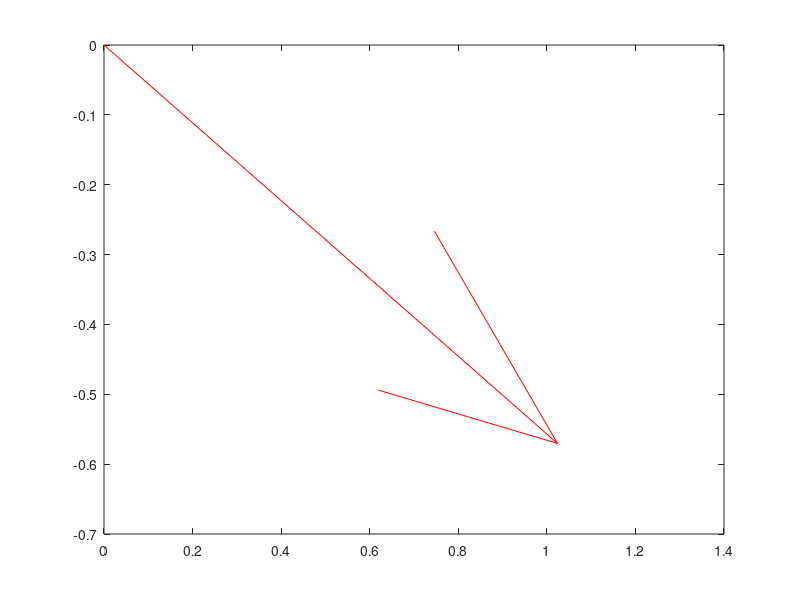

MATLAB code to generate this figure: (Note: this script raises an error after producing the figure.)
clear; close all; clc;

%interpolazione dati
%..

c_p       = 2742.2380 ;      % c_p gas generator from interpolation
T_gg      = 1062;  % K
p_in      = 63.43; % bar
eps       = 16.4;
p_e       = p_in/eps;
o_f       = 0.416; %
g         = 1.128179;
mdot      = 77.92;
omega     = 574.7;

%nostre ipotesi tratte da AIAA ---- Huzel Huang, pp 249
eta_ovrll = 0.6;
noz_ar    = 9.7;
k_n       = 0.96;
eta_n     = k_n^2;
%eta_m     = eta/eta_n;
eps_nt    = 0.97; %area coefficient throat
eps_ne    = 0.95; %area cofficient exit
eps_n     = 0.95; %from AIAA
k_blade   = 0.89; % rotor and stator blade velocity coefficient
eps_blade = 0.95;% stator and rotor blade exit area coefficient

% si assume che il 6% del salto totale avvenga nei rotori e nello statore
% (hp libro AIAA)
dh_tot     = c_p*T_gg * (1 - (1/eps)^((g-1)/g));
dh_nz      = (1 - 0.06)*dh_tot;
p_e_nzz    = p_in*(1 - dh_nz/(c_p*T_gg))^(g/(g-1));
C_zero     = sqrt(2*dh_nz);
C_1        = k_n * C_zero; 
pwr        = 39.45*1e6; %watt

%nozzle reheat
q_n_re      = ((1 - k_n^2)*C_1^2)/(k_n^2);
T_e_nzz_id  = T_gg - dh_nz/c_p;
T_e_nzz     = T_e_nzz_id + q_n_re/c_p;

%pitch line velocity (omega * R_turbina)

U         = 256; %m/s
r_turb    = U/omega; %raggio turbina-rotore (torna con manuale nasa)
vel_ratio = U/C_zero;
%psi       = 0.5*(C_zero/U)^2;

%relazione per cui si massimizza il rendimento della paletta/nozzle
%(dimostrazione su AIAA... + sito)

alfa_1     = acos(4*U/C_1);
alfa_1_deg = alfa_1*(180/pi);

% diagrammi di velocità (km/s)
% criteri di progetto: vogliamo che il vettore uscente dalla turbina sia
% piccolo, e assiale (90 gradi), assumiamo che ogni stadio abbia una
% perdita dovuta a attrito di k = ...

figure;
q1 = quiver(0,0,1e-3*C_1*cos(alfa_1), 1e-3*C_1*sin(-alfa_1),1,'r');
q1.MaxHeadSize = 0.05;
%gtext('U_1')
hold on
C_1_vec =1e-3 * [C_1*cos(-alfa_1), C_1*sin(-alfa_1)];
U_vec   = 1e-3*[U, 0];
V_1_vec = C_1_vec - U_vec;
V_1     = 1e3*norm(V_1_vec);

%angolo relativo beta1
beta_1  = acos(V_1_vec(1,1)/norm(V_1_vec));
beta_1_deg = beta_1*180/pi;
q2 = quiver(0,0, V_1*cos(-beta_1), V_1*sin(-beta_1),1,'r');
q2.MaxHeadSize = 0.09;
q3 = quiver(V_1*cos(-beta_1), V_1*sin(-beta_1), 1e-3*U, 0, 1, 'b');
q2.MaxHeadSize = 0.08;
grid on
grid minor
plot(linspace(-0.5, 1.5, 100), C_1_vec(2)*ones(100,1), ':r', 'LineWidth',1);



% V_2 = eta_vel * V_1;
% V_3 = eta_vel * V_2;
% V_4 = eta_vel * V_3;

%relazione su velocità dopo aver passato la paletta. 
dh_nb = dh_tot*0.06/3;
V_2 =sqrt((k_blade * V_1)^2 + 2*dh_nb); % contributo del salt entalpico
%C_3 = eta_vel * C_2;
%V_4 = eta_vel * V_3;
p_1r_e = p_e_nzz*(1 - dh_nb/(c_p*T_e_nzz));

%vincolo uscita
alfa_4 = 79*pi/180;

dh_iso_tot = c_p * T_gg * (1 - (1/eps)^((g-1)/g));
dh_real    = pwr/mdot;

%e_tot = U*(C_1*cos(alfa_1) + C_2*cos(alfa_2) + C_3*cos(alfa_3) +
%C_4*cos(alfa_4)) con alfa_3 = alfa_1 , alfa_2 incognita e alfa_4 = 90;



%alfa_2 = acos(dh_real/(U*C_2) - (C_1*cos(alfa_1) + C_3*cos(alfa_3) + C_4*cos(alfa_4))/C_2 );
%beta_2 = acos((1/(k_blade*1e3*V_1)) *  (dh_real/U - V_1*1e3*cos(beta_1) - 0.5*V_2*1e3*cos(beta_3) - U));
beta_2 = acos( (dh_real - U*(V_1*cos(beta_1) - U)) / (U*(V_2 + 0.7*V_2)) );
beta_3 = beta_2;
% C_2_vec = 1e-3*[C_2*cos(alfa_2 + pi), C_2*sin(alfa_2 + pi)];
% V_2_vec = C_2_vec - U_vec;
V_2_vec = 1e-3*[V_2*cos(beta_2 + pi), V_2*sin(beta_2 + pi)];
C_2_vec = V_2_vec + U_vec;
%%
% C_3_vec = 1e-3*[C_3*cos(-alfa_3), C_3*sin(-alfa_3)];
% V_3_vec = C_3_vec - U_vec;
V_3 = 0.9*V_2;
V_3_vec = 1e-3*[V_3*cos(-beta_3), V_3*sin(-beta_3)];
C_3_vec = V_3_vec + U_vec;

V_4 = k_blade * norm(V_3_vec);
beta_4 = acos(U/(V_4));
% C_4_vec = 1e-3*[C_4*cos(pi + alfa_4), C_4*sin(pi + alfa_4)];
% V_4_vec = C_4_vec - U_vec;
V_4_vec = [V_4*cos(pi + beta_4), V_4*sin(pi + beta_4)];
C_4_vec = V_4_vec + U_vec;


q4 = quiver(V_1_vec(1), V_1_vec(2), C_2_vec(1), C_2_vec(2), 1, 'r');
q4.MaxHeadSize = 0.09;
q5 = quiver(V_1_vec(1), V_1_vec(2), V_2_vec(1), V_2_vec(2), 1, 'r');
q5.MaxHeadSize = 0.09;
q6 = quiver(V_1_vec(1) + V_2_vec(1), V_1_vec(2) + V_2_vec(2), 1e-3*U, 0, 1, 'b');
q6.MaxHeadSize = 0.08;

q7 = quiver(V_1_vec(1) + C_2_vec(1), V_1_vec(2) + C_2_vec(2), C_3_vec(1), C_3_vec(2), 1, 'r');
q7.MaxHeadSize = 0.09;
q8 = quiver(V_1_vec(1) + C_2_vec(1), V_1_vec(2) + C_2_vec(2), V_3_vec(1), V_3_vec(2), 1, 'r');
q8.MaxHeadSize = 0.09;
q9 = quiver(V_1_vec(1) + C_2_vec(1) + V_3_vec(1), V_1_vec(2) + C_2_vec(2) + V_3_vec(2), 1e-3*U, 0, 1, 'b');
q9.MaxHeadSize = 0.08;

q10 = quiver(V_1_vec(1) + C_2_vec(1) + V_3_vec(1), V_1_vec(2) + C_2_vec(2) + V_3_vec(2), C_4_vec(1), C_4_vec(2), 1, 'r');
q10.MaxHeadSize = 0.09;
q11 =quiver(V_1_vec(1) + C_2_vec(1) + V_3_vec(1), V_1_vec(2) + C_2_vec(2) + V_3_vec(2), V_4_vec(1), V_4_vec(2), 1, 'r');
q11.MaxHeadSize = 0.09;
q12 = quiver(V_1_vec(1) + C_2_vec(1) + V_3_vec(1) + V_4_vec(1), V_1_vec(2) + C_2_vec(2) + V_3_vec(2) + V_4_vec(2), 1e-3*U, 0, 1, 'b');
q12.MaxHeadSize = 0.08;

plot(linspace(-0.5, 1.5, 100),(C_1_vec(2) + C_2_vec(2))*ones(100,1), ':r', 'LineWidth',1);
plot(linspace(-0.5, 1.5, 100), (C_1_vec(2) + C_2_vec(2) + C_3_vec(2))*ones(100,1), ':r', 'LineWidth',1);
plot(linspace(-0.5, 1.5, 100), (C_1_vec(2) + C_2_vec(2) + C_3_vec(2) + C_4_vec(2))*ones(100,1), ':r', 'LineWidth',1);


